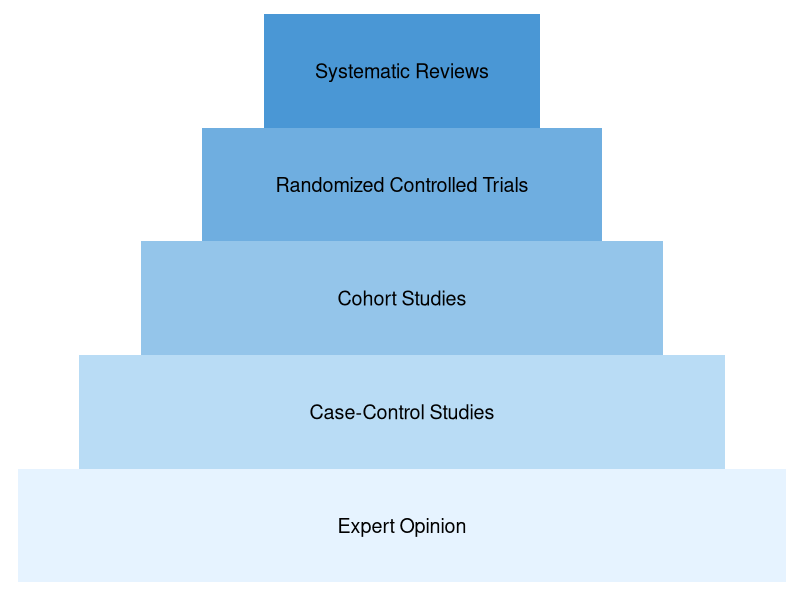

Recreate this plot in R.
## ---- chunk 1
library(ggplot2)

# Define levels of evidence
levels <- c("Systematic Reviews", 
            "Randomized Controlled Trials", 
            "Cohort Studies", 
            "Case-Control Studies", 
            "Expert Opinion")

# Create a data frame for the pyramid
df <- data.frame(
  Level = factor(levels, levels = rev(levels)),
  Value = 5:1,
  ymin = c(4, 3, 2, 1, 0),
  ymax = c(4.5, 5.5, 6.5, 7.5, 8.5)
)

# Define a custom color palette (from darker to lighter blue)
blue_palette <- rev(c("#4A97D5", "#6FAEE0", "#94C5EA", "#B9DCF5", "#E6F3FF"))

# Create the pyramid plot
ggplot(df, aes(xmin = 0, xmax = Value, ymin = ymin-2, ymax = ymax+2, fill = Level)) +
  geom_rect() +
  coord_flip() +
  scale_fill_manual(values = blue_palette) +  # Use custom color palette
  scale_y_continuous(breaks = 1:5, labels = NULL, expand = c(0, 0)) +
  scale_x_continuous(expand = c(0, 0), limits = c(0, 5), labels = NULL) +
  theme_minimal() +
  theme(
    axis.title = element_blank(),
    axis.text = element_blank(),
    axis.ticks = element_blank(),
    legend.position = "none",
    panel.grid = element_blank(),
    plot.margin = margin(10, 10, 10, 10)
  ) +
  geom_text(
    aes(x = Value - 0.5, y = (ymin + ymax) / 2, label = Level),
    hjust = 0.5, vjust = 0.5, size = 5, color = "black"
  )
